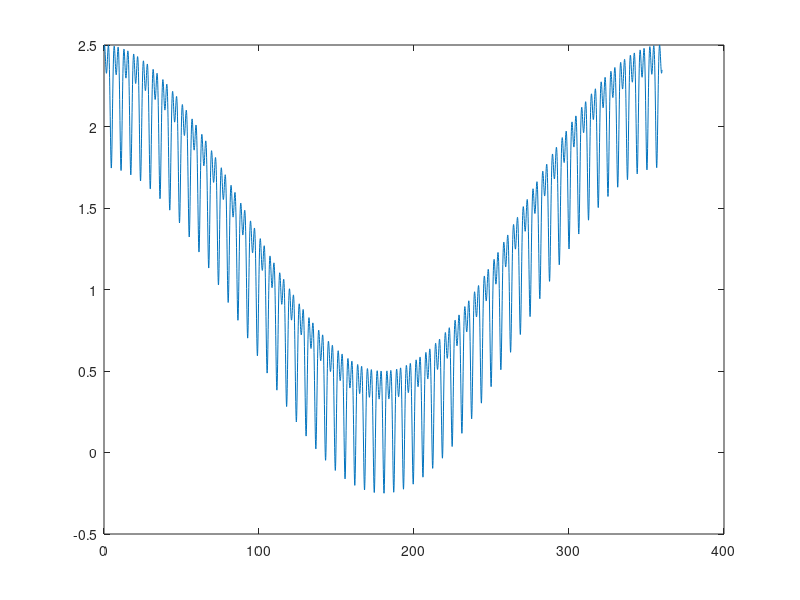

MATLAB code for this plot:
%s=acos(phi)+sqrt(b^2-(asin(phi)-e)^2)
%plot displacement vs angle graph

phi=0:0.1:360;
a=1;
b=1.5;
e=0.3;

s=a*cosd(phi)+sqrt(b^2-(a*sin(phi)-e).^2);
plot(phi,s);